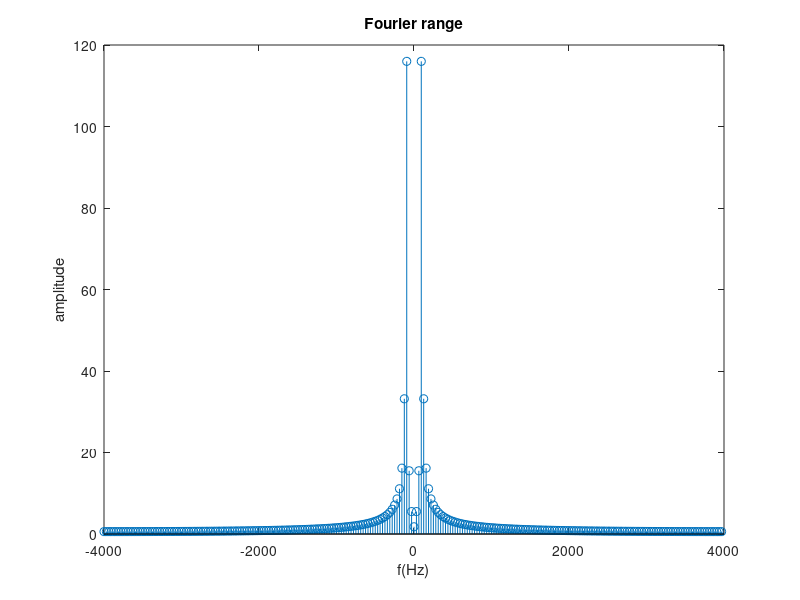
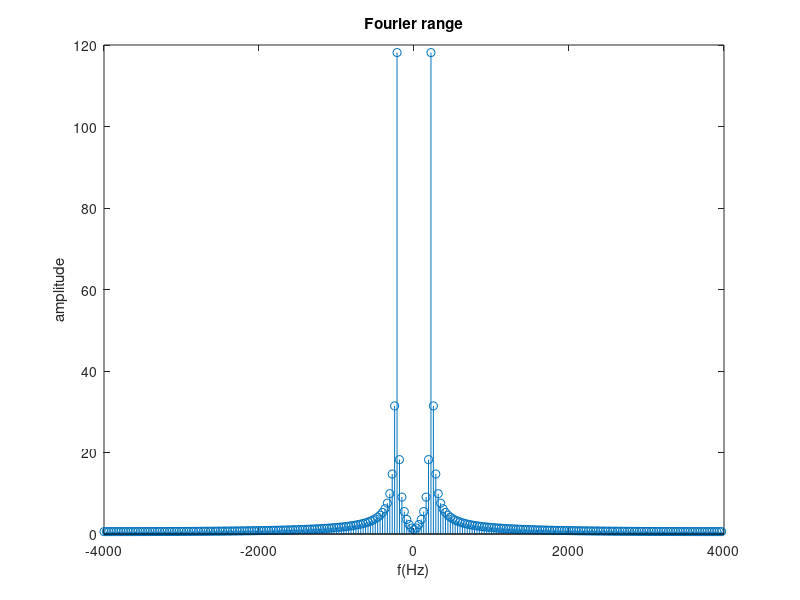
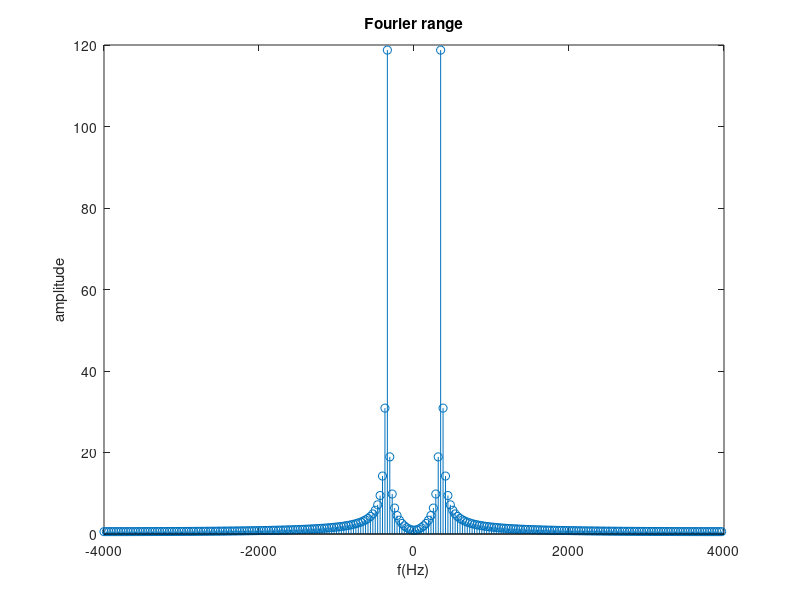
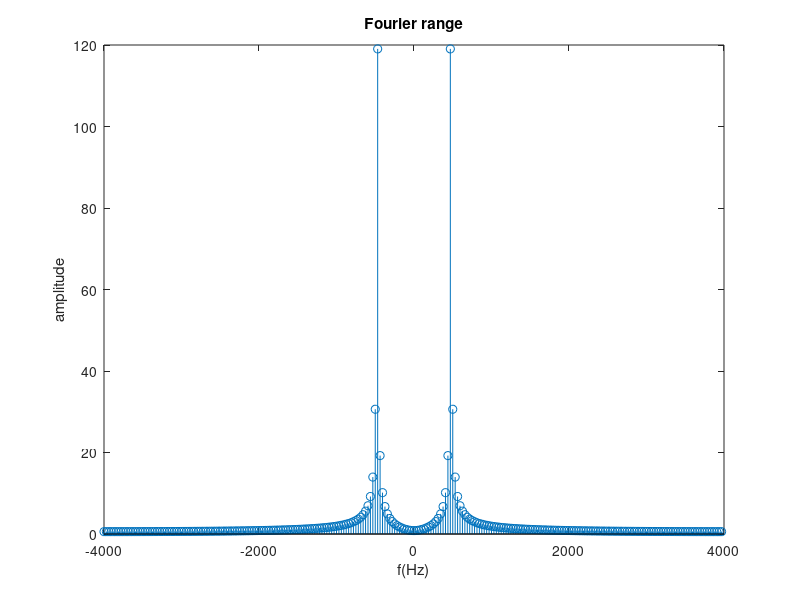

Reproduce these figures in MATLAB, in order.
clear all
close all

fs = 8000;%sampling frequency
ts = 1/fs;
N = 256;%number of samples
n = 0:N-1;%discrete time

k = 1;
for f0 = [100:125:475 7525:125:7900];

%create sampled signal
x = sin(2*pi*f0*ts*n+15);
f = [-fs/2:fs/N:fs/2 - fs/N];
figure(k)
k = k+1;
%Fourier Transform of the signal
stem(f,fftshift(abs(fft(x,N))))
title("Fourier range")
xlabel("f(Hz)")
ylabel("amplitude");

end